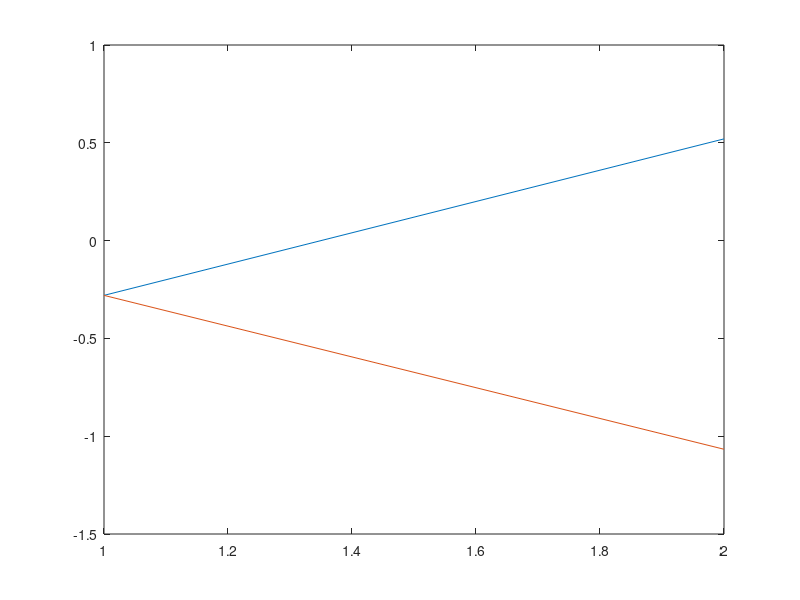

MATLAB code for this plot:
close all; clear all;
mu=0.01; % liniowa gestosc masy
tau=100; % napiecie struny
L=1; % dlugosc struny
M=100; % odcinki struny
N=2000; % odcinki czasu
x=linspace(0,L,M)';
v=sqrt(tau/mu);
dx=x(2)-x(1);
dt=dx/v;
p=(v*dt/dx)^2;
s=-2 * x.^2 + 0.8 * x + 0.92; 
g= sin(2*pi*x); % tutaj warunek co do pochodnej z y po czasie dla t=0
h= zeros(1,N) + 0.8; % tutaj dodac kat(jesli jest staly)
r= zeros(1,N) - 0.28; % tutaj dodac polozenie przy x=0 (stale)

% Tlumienie
b = 0.5;
beta = b/2/mu;
q = 1 + beta * dt;
u = 1 - beta * dt;

f(:,1)=s;
f(1,2)=p*(f(2,1)- f(1,1)-dx*h(1)) + f(1,1) +dt*g(1);
f(2:M-1,2)=p/2*(f(3:M,1)-2*f(2:M-1,1)+ f(1:M-2,1))+f(2:M-1,1)+dt*g(2:M-1);
f(M,2)=r(2);
for n=2:N-1
    f(1,n+1)=2*p*(f(2,n)-f(1,n)- dx*h(n) )+2*f(1,n)-f(1,n-1);
    f(2:M-1,n+1)=p/q*(f(3:M,n)-2*f(2:M-1,n)+f(1:M-2,n))+2/q*f(2:M-1,n)-u/q*f(2:M-1,n-1);
    f(M,n+1)=r(n+1);
end

[X, T] = meshgrid(1:N, 1:M);
size(X)
size(T)
size(f(1:M,:))
surf(X, T, f(1:M,:), 'EdgeColor','none','LineStyle','none','FaceLighting','phong')

eq_x = [0,1];
eq_y_analytic = 0.8 * eq_x - 0.28
eq_y_computed = [ f(M,N) f(1,N) ]
plot(eq_y_analytic);
hold on;
plot(eq_y_computed);